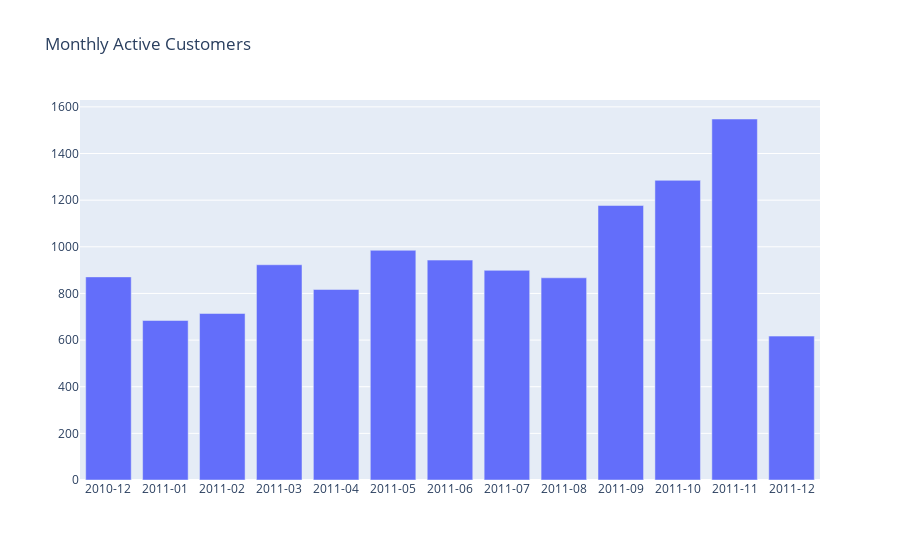

Notebook source saved alongside this figure:
### Code cell
plot_data = (
    go.Bar(
        x=monthly_active['Date'],
        y=monthly_active['CustomerID']
    )
)
plot_layout = go.Layout(
    xaxis={'type': 'category'},
    title="Monthly Active Customers"
)
fig = go.Figure(data=plot_data,layout=plot_layout)
pyoff.iplot(fig)

### Figure 1 — Plotly figure (JSON) as saved in the notebook; plotly's stock layout.template omitted (floating-point values rounded to 4 significant figures)
{"data": [{"type": "bar", "x": ["2010-12", "2011-01", "2011-02", "2011-03", "2011-04", "2011-05", "2011-06", "2011-07", "2011-08", "2011-09", "2011-10", "2011-11", "2011-12"], "y": [871, 684, 714, 923, 817, 985, 943, 899, 867, 1177, 1285, 1548, 617]}], "layout": {"title": {"text": "Monthly Active Customers"}, "xaxis": {"type": "category"}}}
